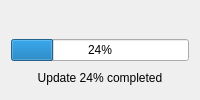
         <widget class="QWidget" name="page_2">
          <layout class="QVBoxLayout" name="verticalLayout_2">
           <item alignment="Qt::AlignmentFlag::AlignHCenter">
            <widget class="QLabel" name="updateIconLabel">
             <property name="maximumSize">
              <size>
               <width>300</width>
               <height>300</height>
              </size>
             </property>
             <property name="text">
              <string/>
             </property>
             <property name="pixmap">
              <pixmap resource="icons.qrc">:/icons/OneDrive.svg</pixmap>
             </property>
             <property name="scaledContents">
              <bool>true</bool>
             </property>
            </widget>
           </item>
           <item>
            <widget class="QProgressBar" name="progressBar">
             <property name="value">
              <number>24</number>
             </property>
             <property name="alignment">
              <set>Qt::AlignmentFlag::AlignCenter</set>
             </property>
             <property name="invertedAppearance">
              <bool>false</bool>
             </property>
             <property name="textDirection">
              <enum>QProgressBar::Direction::BottomToTop</enum>
             </property>
            </widget>
           </item>
           <item>
            <widget class="QLabel" name="updateTextLabel">
             <property name="maximumSize">
              <size>
               <width>16777215</width>
               <height>50</height>
              </size>
             </property>
             <property name="text">
              <string>Update 24% completed</string>
             </property>
             <property name="alignment">
              <set>Qt::AlignmentFlag::AlignCenter</set>
             </property>
            </widget>
           </item>
          </layout>
         </widget>
